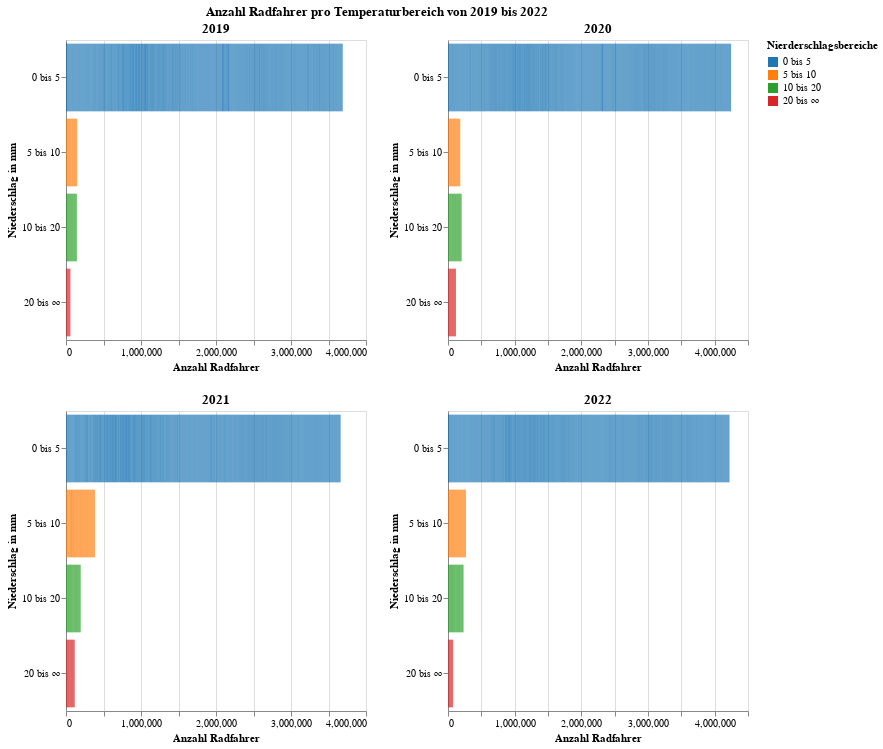

The notebook cell this image was saved under:
### Markdown cell above
# Anzahl Radfahrer pro Niederschlag

### Code cell
def create_charts(file_paths):
    # Daten für alle Jahre kombinieren
    data = pd.concat([pd.read_csv(file_path) for file_path in file_paths])

    # Konvertiere 'niederschlag' zu numerischem Datentyp
    data['niederschlag'] = pd.to_numeric(data['niederschlag'], errors='coerce')

    # Bins für die Temperatur erstellen
    temperature_bins = [0, 5, 10, 20, float('inf')]
    temperature_labels = ['0 bis 5', '5 bis 10', '10 bis 20', '20 bis ∞']

    # Daten in Bins einteilen
    data['Niederschlag Bin'] = pd.cut(data['niederschlag'], bins=temperature_bins, labels=temperature_labels, right=False)

    # Konvertiere 'datum' zu einem Datetime-Wert
    data['datum'] = pd.to_datetime(data['datum'], errors='coerce')

    # Erstelle Diagramme für jedes Jahr
    charts = []

    for year in [2019, 2020, 2021, 2022]:  # Ändere die Jahre entsprechend deiner Daten
        year_data = data[data['datum'].dt.year == year]
        chart = alt.Chart(year_data).mark_bar().encode(
            alt.Y('Niederschlag Bin:N', title='Niederschlag in mm', sort=temperature_labels),
            alt.X('gesamt:Q', title='Anzahl Radfahrer'),
            color=alt.Color('Niederschlag Bin:N', legend=alt.Legend(title='Nierderschlagsbereiche'), sort=temperature_labels).scale(scheme="category10"),
            tooltip=['Niederschlag Bin:N', 'gesamt:Q']
        ).properties(
            title=f'{year}',
            width=300,  # Reduziere die Breite der Diagramme, um Platz für beide zu schaffen
            height=300
        )

        charts.append(chart)

    # Diagramme nebeneinander anzeigen
    combined_chart = alt.vconcat(
        alt.hconcat(charts[0], charts[1],
            title=alt.TitleParams(
            text='Anzahl Radfahrer pro Temperaturbereich von 2019 bis 2022',
            align='center',
            anchor='middle'
            ),       
                   ),
        alt.hconcat(charts[2], charts[3])
    ).resolve_scale(x='independent')

    return combined_chart

chart = create_charts(file_paths)

chart

### Figure 1 — Vega specification as saved in the notebook (floating-point values rounded to 4 significant figures; data arrays with more than 128 entries replaced by an {"elided": "..."} marker saying what was removed)
{"$schema": "https://vega.github.io/schema/vega/v5.json", "data": [{"name": "source_0"}, {"name": "data_0", "values": {"elided": "2125 records"}}, {"name": "source_1"}, {"name": "data_1", "values": {"elided": "2180 records"}}, {"name": "source_2"}, {"name": "data_2", "values": {"elided": "1886 records"}}, {"name": "source_3"}, {"name": "data_3", "values": {"elided": "2112 records"}}, {"name": "source_0_color_domain_Niederschlag Bin_0", "values": [{"Niederschlag Bin": "0 bis 5", "sort_field": 0.0}, {"Niederschlag Bin": "5 bis 10", "sort_field": 1.0}, {"Niederschlag Bin": "20 bis ∞", "sort_field": 3.0}, {"Niederschlag Bin": "10 bis 20", "sort_field": 2.0}]}, {"name": "source_1_color_domain_Niederschlag Bin_1", "values": [{"Niederschlag Bin": "0 bis 5", "sort_field": 0.0}, {"Niederschlag Bin": "10 bis 20", "sort_field": 2.0}, {"Niederschlag Bin": "20 bis ∞", "sort_field": 3.0}, {"Niederschlag Bin": "5 bis 10", "sort_field": 1.0}]}, {"name": "source_2_color_domain_Niederschlag Bin_2", "values": [{"Niederschlag Bin": "0 bis 5", "sort_field": 0.0}, {"Niederschlag Bin": "10 bis 20", "sort_field": 2.0}, {"Niederschlag Bin": "5 bis 10", "sort_field": 1.0}, {"Niederschlag Bin": "20 bis ∞", "sort_field": 3.0}]}, {"name": "source_3_color_domain_Niederschlag Bin_3", "values": [{"Niederschlag Bin": "0 bis 5", "sort_field": 0.0}, {"Niederschlag Bin": "10 bis 20", "sort_field": 2.0}, {"Niederschlag Bin": "5 bis 10", "sort_field": 1.0}, {"Niederschlag Bin": "20 bis ∞", "sort_field": 3.0}]}, {"name": "source_0_concat_0_concat_0_y_domain_Niederschlag Bin", "values": [{"Niederschlag Bin": "0 bis 5", "sort_field": 0.0}, {"Niederschlag Bin": "5 bis 10", "sort_field": 1.0}, {"Niederschlag Bin": "20 bis ∞", "sort_field": 3.0}, {"Niederschlag Bin": "10 bis 20", "sort_field": 2.0}]}, {"name": "source_1_concat_0_concat_1_y_domain_Niederschlag Bin", "values": [{"Niederschlag Bin": "0 bis 5", "sort_field": 0.0}, {"Niederschlag Bin": "10 bis 20", "sort_field": 2.0}, {"Niederschlag Bin": "20 bis ∞", "sort_field": 3.0}, {"Niederschlag Bin": "5 bis 10", "sort_field": 1.0}]}, {"name": "source_2_concat_1_concat_0_y_domain_Niederschlag Bin", "values": [{"Niederschlag Bin": "0 bis 5", "sort_field": 0.0}, {"Niederschlag Bin": "10 bis 20", "sort_field": 2.0}, {"Niederschlag Bin": "5 bis 10", "sort_field": 1.0}, {"Niederschlag Bin": "20 bis ∞", "sort_field": 3.0}]}, {"name": "source_3_concat_1_concat_1_y_domain_Niederschlag Bin", "values": [{"Niederschlag Bin": "0 bis 5", "sort_field": 0.0}, {"Niederschlag Bin": "10 bis 20", "sort_field": 2.0}, {"Niederschlag Bin": "5 bis 10", "sort_field": 1.0}, {"Niederschlag Bin": "20 bis ∞", "sort_field": 3.0}]}], "signals": [{"name": "childHeight", "value": 300}, {"name": "concat_0_childWidth", "value": 300}, {"name": "concat_1_childWidth", "value": 300}], "marks": [{"type": "group", "name": "concat_0_group", "marks": [{"type": "group", "name": "concat_0_concat_0_group", "encode": {"update": {"width": {"signal": "concat_0_childWidth"}, "height": {"signal": "childHeight"}}}, "marks": [{"type": "rect", "name": "concat_0_concat_0_marks", "from": {"data": "data_0"}, "encode": {"update": {"y": {"field": "Niederschlag Bin", "scale": "concat_0_concat_0_y"}, "tooltip": {"signal": "{\"Niederschlag Bin\": isValid(datum[\"Niederschlag Bin\"]) ? datum[\"Niederschlag Bin\"] : \"\"+datum[\"Niederschlag Bin\"], \"gesamt\": format(datum[\"gesamt\"], \"\")}"}, "description": {"signal": "\"Anzahl Radfahrer: \" + (format(datum[\"gesamt\"], \"\")) + \"; Niederschlag in mm: \" + (isValid(datum[\"Niederschlag Bin\"]) ? datum[\"Niederschlag Bin\"] : \"\"+datum[\"Niederschlag Bin\"]) + \"; Niederschlag Bin: \" + (isValid(datum[\"Niederschlag Bin\"]) ? datum[\"Niederschlag Bin\"] : \"\"+datum[\"Niederschlag Bin\"]) + \"; gesamt: \" + (format(datum[\"gesamt\"], \"\"))"}, "ariaRoleDescription": {"value": "bar"}, "fill": {"field": "Niederschlag Bin", "scale": "color"}, "x2": {"field": "gesamt_start", "scale": "concat_0_concat_0_x"}, "height": {"signal": "max(0.25, bandwidth('concat_0_concat_0_y'))"}, "x": {"field": "gesamt_end", "scale": "concat_0_concat_0_x"}}}, "style": ["bar"]}], "axes": [{"scale": "concat_0_concat_0_x", "domain": false, "aria": false, "tickCount": {"signal": "ceil(concat_0_childWidth/40)"}, "orient": "bottom", "grid": true, "labels": false, "minExtent": 0, "maxExtent": 0, "zindex": 0, "ticks": false, "gridScale": "concat_0_concat_0_y"}, {"scale": "concat_0_concat_0_x", "orient": "bottom", "grid": false, "labelFlush": true, "tickCount": {"signal": "ceil(concat_0_childWidth/40)"}, "title": "Anzahl Radfahrer", "labelOverlap": true, "zindex": 0}, {"scale": "concat_0_concat_0_y", "orient": "left", "title": "Niederschlag in mm", "zindex": 0, "grid": false}], "title": {"text": "2019", "frame": "group"}, "style": "cell"}, {"type": "group", "name": "concat_0_concat_1_group", "encode": {"update": {"width": {"signal": "concat_0_childWidth"}, "height": {"signal": "childHeight"}}}, "marks": [{"type": "rect", "name": "concat_0_concat_1_marks", "from": {"data": "data_1"}, "encode": {"update": {"ariaRoleDescription": {"value": "bar"}, "description": {"signal": "\"Anzahl Radfahrer: \" + (format(datum[\"gesamt\"], \"\")) + \"; Niederschlag in mm: \" + (isValid(datum[\"Niederschlag Bin\"]) ? datum[\"Niederschlag Bin\"] : \"\"+datum[\"Niederschlag Bin\"]) + \"; Niederschlag Bin: \" + (isValid(datum[\"Niederschlag Bin\"]) ? datum[\"Niederschlag Bin\"] : \"\"+datum[\"Niederschlag Bin\"]) + \"; gesamt: \" + (format(datum[\"gesamt\"], \"\"))"}, "y": {"field": "Niederschlag Bin", "scale": "concat_0_concat_1_y"}, "x": {"field": "gesamt_end", "scale": "concat_0_concat_1_x"}, "x2": {"field": "gesamt_start", "scale": "concat_0_concat_1_x"}, "fill": {"field": "Niederschlag Bin", "scale": "color"}, "height": {"signal": "max(0.25, bandwidth('concat_0_concat_1_y'))"}, "tooltip": {"signal": "{\"Niederschlag Bin\": isValid(datum[\"Niederschlag Bin\"]) ? datum[\"Niederschlag Bin\"] : \"\"+datum[\"Niederschlag Bin\"], \"gesamt\": format(datum[\"gesamt\"], \"\")}"}}}, "style": ["bar"]}], "axes": [{"scale": "concat_0_concat_1_x", "aria": false, "orient": "bottom", "gridScale": "concat_0_concat_1_y", "maxExtent": 0, "ticks": false, "domain": false, "labels": false, "tickCount": {"signal": "ceil(concat_0_childWidth/40)"}, "zindex": 0, "grid": true, "minExtent": 0}, {"scale": "concat_0_concat_1_x", "title": "Anzahl Radfahrer", "labelFlush": true, "labelOverlap": true, "tickCount": {"signal": "ceil(concat_0_childWidth/40)"}, "zindex": 0, "orient": "bottom", "grid": false}, {"scale": "concat_0_concat_1_y", "orient": "left", "title": "Niederschlag in mm", "zindex": 0, "grid": false}], "title": {"text": "2020", "frame": "group"}, "style": "cell"}], "title": {"text": "Anzahl Radfahrer pro Temperaturbereich von 2019 bis 2022", "anchor": "middle", "align": "center"}, "layout": {"padding": 20, "bounds": "full", "align": "each"}}, {"type": "group", "name": "concat_1_group", "marks": [{"type": "group", "name": "concat_1_concat_0_group", "encode": {"update": {"height": {"signal": "childHeight"}, "width": {"signal": "concat_1_childWidth"}}}, "marks": [{"type": "rect", "name": "concat_1_concat_0_marks", "from": {"data": "data_2"}, "encode": {"update": {"x": {"field": "gesamt_end", "scale": "concat_1_concat_0_x"}, "ariaRoleDescription": {"value": "bar"}, "x2": {"field": "gesamt_start", "scale": "concat_1_concat_0_x"}, "fill": {"field": "Niederschlag Bin", "scale": "color"}, "description": {"signal": "\"Anzahl Radfahrer: \" + (format(datum[\"gesamt\"], \"\")) + \"; Niederschlag in mm: \" + (isValid(datum[\"Niederschlag Bin\"]) ? datum[\"Niederschlag Bin\"] : \"\"+datum[\"Niederschlag Bin\"]) + \"; Niederschlag Bin: \" + (isValid(datum[\"Niederschlag Bin\"]) ? datum[\"Niederschlag Bin\"] : \"\"+datum[\"Niederschlag Bin\"]) + \"; gesamt: \" + (format(datum[\"gesamt\"], \"\"))"}, "tooltip": {"signal": "{\"Niederschlag Bin\": isValid(datum[\"Niederschlag Bin\"]) ? datum[\"Niederschlag Bin\"] : \"\"+datum[\"Niederschlag Bin\"], \"gesamt\": format(datum[\"gesamt\"], \"\")}"}, "y": {"field": "Niederschlag Bin", "scale": "concat_1_concat_0_y"}, "height": {"signal": "max(0.25, bandwidth('concat_1_concat_0_y'))"}}}, "style": ["bar"]}], "axes": [{"scale": "concat_1_concat_0_x", "gridScale": "concat_1_concat_0_y", "grid": true, "tickCount": {"signal": "ceil(concat_1_childWidth/40)"}, "domain": false, "minExtent": 0, "ticks": false, "labels": false, "zindex": 0, "orient": "bottom", "aria": false, "maxExtent": 0}, {"scale": "concat_1_concat_0_x", "labelOverlap": true, "orient": "bottom", "tickCount": {"signal": "ceil(concat_1_childWidth/40)"}, "title": "Anzahl Radfahrer", "labelFlush": true, "zindex": 0, "grid": false}, {"scale": "concat_1_concat_0_y", "zindex": 0, "title": "Niederschlag in mm", "orient": "left", "grid": false}], "title": {"text": "2021", "frame": "group"}, "style": "cell"}, {"type": "group", "name": "concat_1_concat_1_group", "encode": {"update": {"height": {"signal": "childHeight"}, "width": {"signal": "concat_1_childWidth"}}}, "marks": [{"type": "rect", "name": "concat_1_concat_1_marks", "from": {"data": "data_3"}, "encode": {"update": {"x2": {"field": "gesamt_start", "scale": "concat_1_concat_1_x"}, "fill": {"field": "Niederschlag Bin", "scale": "color"}, "tooltip": {"signal": "{\"Niederschlag Bin\": isValid(datum[\"Niederschlag Bin\"]) ? datum[\"Niederschlag Bin\"] : \"\"+datum[\"Niederschlag Bin\"], \"gesamt\": format(datum[\"gesamt\"], \"\")}"}, "x": {"field": "gesamt_end", "scale": "concat_1_concat_1_x"}, "y": {"field": "Niederschlag Bin", "scale": "concat_1_concat_1_y"}, "height": {"signal": "max(0.25, bandwidth('concat_1_concat_1_y'))"}, "ariaRoleDescription": {"value": "bar"}, "description": {"signal": "\"Anzahl Radfahrer: \" + (format(datum[\"gesamt\"], \"\")) + \"; Niederschlag in mm: \" + (isValid(datum[\"Niederschlag Bin\"]) ? datum[\"Niederschlag Bin\"] : \"\"+datum[\"Niederschlag Bin\"]) + \"; Niederschlag Bin: \" + (isValid(datum[\"Niederschlag Bin\"]) ? datum[\"Niederschlag Bin\"] : \"\"+datum[\"Niederschlag Bin\"]) + \"; gesamt: \" + (format(datum[\"gesamt\"], \"\"))"}}}, "style": ["bar"]}], "axes": [{"scale": "concat_1_concat_1_x", "ticks": false, "minExtent": 0, "zindex": 0, "tickCount": {"signal": "ceil(concat_1_childWidth/40)"}, "labels": false, "gridScale": "concat_1_concat_1_y", "domain": false, "grid": true, "orient": "bottom", "aria": false, "maxExtent": 0}, {"scale": "concat_1_concat_1_x", "labelOverlap": true, "orient": "bottom", "tickCount": {"signal": "ceil(concat_1_childWidth/40)"}, "zindex": 0, "grid": false, "labelFlush": true, "title": "Anzahl Radfahrer"}, {"scale": "concat_1_concat_1_y", "zindex": 0, "orient": "left", "title": "Niederschlag in mm", "grid": false}], "title": {"text": "2022", "frame": "group"}, "style": "cell"}], "layout": {"padding": 20, "bounds": "full", "align": "each"}}], "scales": [{"name": "color", "type": "ordinal", "domain": {"fields": [{"data": "source_0_color_domain_Niederschlag Bin_0", "field": "Niederschlag Bin"}, {"data": "source_1_color_domain_Niederschlag Bin_1", "field": "Niederschlag Bin"}, {"data": "source_2_color_domain_Niederschlag Bin_2", "field": "Niederschlag Bin"}, {"data": "source_3_color_domain_Niederschlag Bin_3", "field": "Niederschlag Bin"}], "sort": {"op": "max", "field": "sort_field"}}, "range": {"scheme": "category10"}}, {"name": "concat_0_concat_0_x", "type": "linear", "domain": {"data": "data_0", "fields": ["gesamt_start", "gesamt_end"]}, "range": [0, {"signal": "concat_0_childWidth"}], "nice": true, "zero": true}, {"name": "concat_0_concat_0_y", "type": "band", "domain": {"data": "source_0_concat_0_concat_0_y_domain_Niederschlag Bin", "field": "Niederschlag Bin", "sort": {"op": "max", "field": "sort_field"}}, "range": [0, {"signal": "childHeight"}], "paddingInner": 0.1, "paddingOuter": 0.05}, {"name": "concat_0_concat_1_x", "type": "linear", "domain": {"data": "data_1", "fields": ["gesamt_start", "gesamt_end"]}, "range": [0, {"signal": "concat_0_childWidth"}], "zero": true, "nice": true}, {"name": "concat_0_concat_1_y", "type": "band", "domain": {"data": "source_1_concat_0_concat_1_y_domain_Niederschlag Bin", "field": "Niederschlag Bin", "sort": {"op": "max", "field": "sort_field"}}, "range": [0, {"signal": "childHeight"}], "paddingOuter": 0.05, "paddingInner": 0.1}, {"name": "concat_1_concat_0_x", "type": "linear", "domain": {"data": "data_2", "fields": ["gesamt_start", "gesamt_end"]}, "range": [0, {"signal": "concat_1_childWidth"}], "nice": true, "zero": true}, {"name": "concat_1_concat_0_y", "type": "band", "domain": {"data": "source_2_concat_1_concat_0_y_domain_Niederschlag Bin", "field": "Niederschlag Bin", "sort": {"op": "max", "field": "sort_field"}}, "range": [0, {"signal": "childHeight"}], "paddingInner": 0.1, "paddingOuter": 0.05}, {"name": "concat_1_concat_1_x", "type": "linear", "domain": {"data": "data_3", "fields": ["gesamt_start", "gesamt_end"]}, "range": [0, {"signal": "concat_1_childWidth"}], "nice": true, "zero": true}, {"name": "concat_1_concat_1_y", "type": "band", "domain": {"data": "source_3_concat_1_concat_1_y_domain_Niederschlag Bin", "field": "Niederschlag Bin", "sort": {"op": "max", "field": "sort_field"}}, "range": [0, {"signal": "childHeight"}], "paddingInner": 0.1, "paddingOuter": 0.05}], "legends": [{"title": "Nierderschlagsbereiche", "fill": "color", "symbolType": "square"}], "layout": {"padding": 20, "columns": 1, "bounds": "full", "align": "each"}, "padding": 5, "background": "white"}
